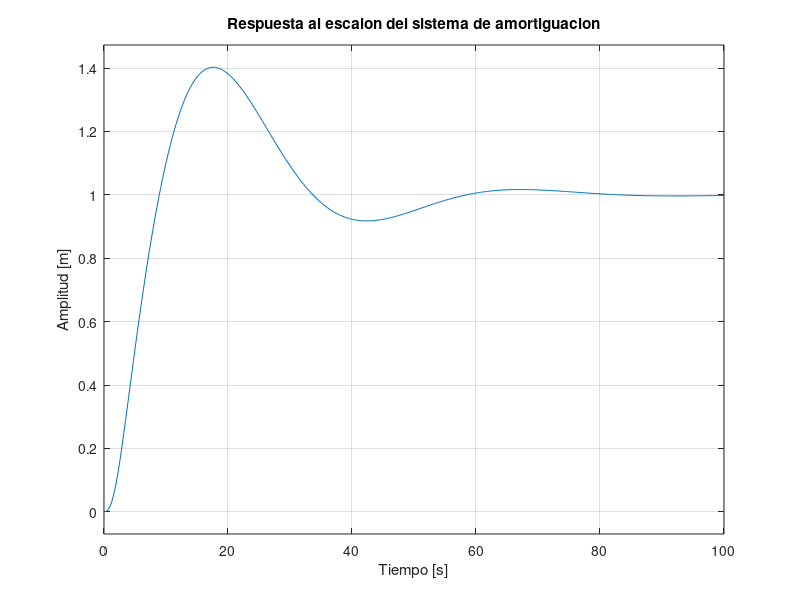

Write the MATLAB code that produced this figure.
%Unidad 3 Ejercicio 4
pkg load control
close all; clc; clear all;

s = tf('s');
Ma = 500;
Ms = 50;
Kr = 10;
Kc = 50;
Ba = 80;

disp('Xa(s)/W(s) = G(s)');

G = (Kc*Ba*s+Kc*Kr)/(Ms*Ma*s^4+(Ma+Ms)*Ba*s^3+
((Kr+Kc)*Ma+Kr*Ms)*s^2+Kc*Ba*s+Kc*Kr)

%Grafico
step(G);
%Titulo del grafico
title('Respuesta al escalon del sistema de amortiguacion');
%Nombres de los ejes
xlabel('Tiempo [s]'); ylabel('Amplitud [m]');